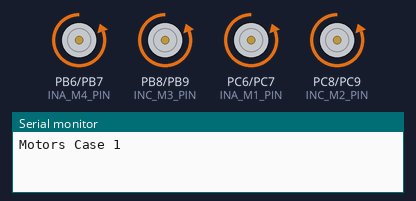
Simulated run of this sketch. Board: STM32 Blue Pill. On the bench: motor-driver pin pairs drawn as motors (green arrow = first pin HIGH = forward, orange = second pin HIGH = backward, longer = more drive), the last lines printed to the serial monitor.

Above: at 0.5 s.
At 3.5 s:
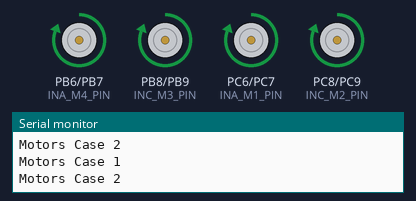
Timing chart, 0 to 4.6 s (numbered marks = the images above):
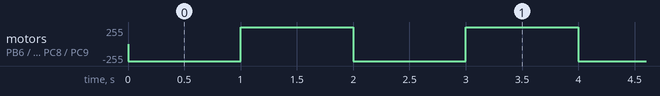

The sketch:

hl_x_controller_motors_check.ino
```cpp
// (licence header left out)
// Выводы мотора M1
const uint8_t INA_M1_PIN = PC6;
const uint8_t INB_M1_PIN = PC7;
// Выводы мотора M2
const uint8_t INC_M2_PIN = PC8;
const uint8_t IND_M2_PIN = PC9;
// Выводы мотора M3
const uint8_t INC_M3_PIN = PB8;
const uint8_t IND_M3_PIN = PB9;
// Выводы мотора M4
const uint8_t INA_M4_PIN = PB6;
const uint8_t INB_M4_PIN = PB7;

const uint8_t PWM_VAL_MIN = 0;
const uint8_t PWM_VAL_MID = 150;
const uint8_t PWM_VAL_MAX = 255;

void setup() {
  // Настройка скорости отладочного порта
  Serial.begin(115200);
  // Настройка всех выводов на выход
  pinMode(INA_M1_PIN, OUTPUT);
  pinMode(INB_M1_PIN, OUTPUT);
  pinMode(INC_M2_PIN, OUTPUT);
  pinMode(IND_M2_PIN, OUTPUT);
  pinMode(INC_M3_PIN, OUTPUT);
  pinMode(IND_M3_PIN, OUTPUT);
  pinMode(INA_M4_PIN, OUTPUT);
  pinMode(INB_M4_PIN, OUTPUT);
  // Остановка и отпускаиние валов моторов
  analogWrite(INA_M1_PIN, PWM_VAL_MIN);
  analogWrite(INB_M1_PIN, PWM_VAL_MIN);
  analogWrite(INC_M2_PIN, PWM_VAL_MIN);
  analogWrite(IND_M2_PIN, PWM_VAL_MIN);
  analogWrite(INC_M3_PIN, PWM_VAL_MIN);
  analogWrite(IND_M3_PIN, PWM_VAL_MIN);
  analogWrite(INA_M4_PIN, PWM_VAL_MIN);
  analogWrite(INB_M4_PIN, PWM_VAL_MIN);
}

void loop() {
  Serial.println("Motors Case 1");
  // Первое направление
  analogWrite(INA_M1_PIN, PWM_VAL_MIN);
  analogWrite(INB_M1_PIN, PWM_VAL_MAX);
  analogWrite(INC_M2_PIN, PWM_VAL_MIN);
  analogWrite(IND_M2_PIN, PWM_VAL_MAX);
  analogWrite(INC_M3_PIN, PWM_VAL_MIN);
  analogWrite(IND_M3_PIN, PWM_VAL_MAX);
  analogWrite(INA_M4_PIN, PWM_VAL_MIN);
  analogWrite(INB_M4_PIN, PWM_VAL_MAX);
  delay(1000);

  // Второе направление
  Serial.println("Motors Case 2");
  analogWrite(INA_M1_PIN, PWM_VAL_MAX);
  analogWrite(INB_M1_PIN, PWM_VAL_MIN);
  analogWrite(INC_M2_PIN, PWM_VAL_MAX);
  analogWrite(IND_M2_PIN, PWM_VAL_MIN);
  analogWrite(INC_M3_PIN, PWM_VAL_MAX);
  analogWrite(IND_M3_PIN, PWM_VAL_MIN);
  analogWrite(INA_M4_PIN, PWM_VAL_MAX);
  analogWrite(INB_M4_PIN, PWM_VAL_MIN);
  delay(1000);
}
```

Measured:
- by itself, motor on PB6 (INA_M4_PIN) / PB7 (INB_M4_PIN), motor on PB8 (INC_M3_PIN) / PB9 (IND_M3_PIN), motor on PC6 (INA_M1_PIN) / PC7 (INB_M1_PIN), motor on PC8 (INC_M2_PIN) / PC9 (IND_M2_PIN): alternates forward 255/255 for 1.0 s and backward 255/255 for 1.0 s
